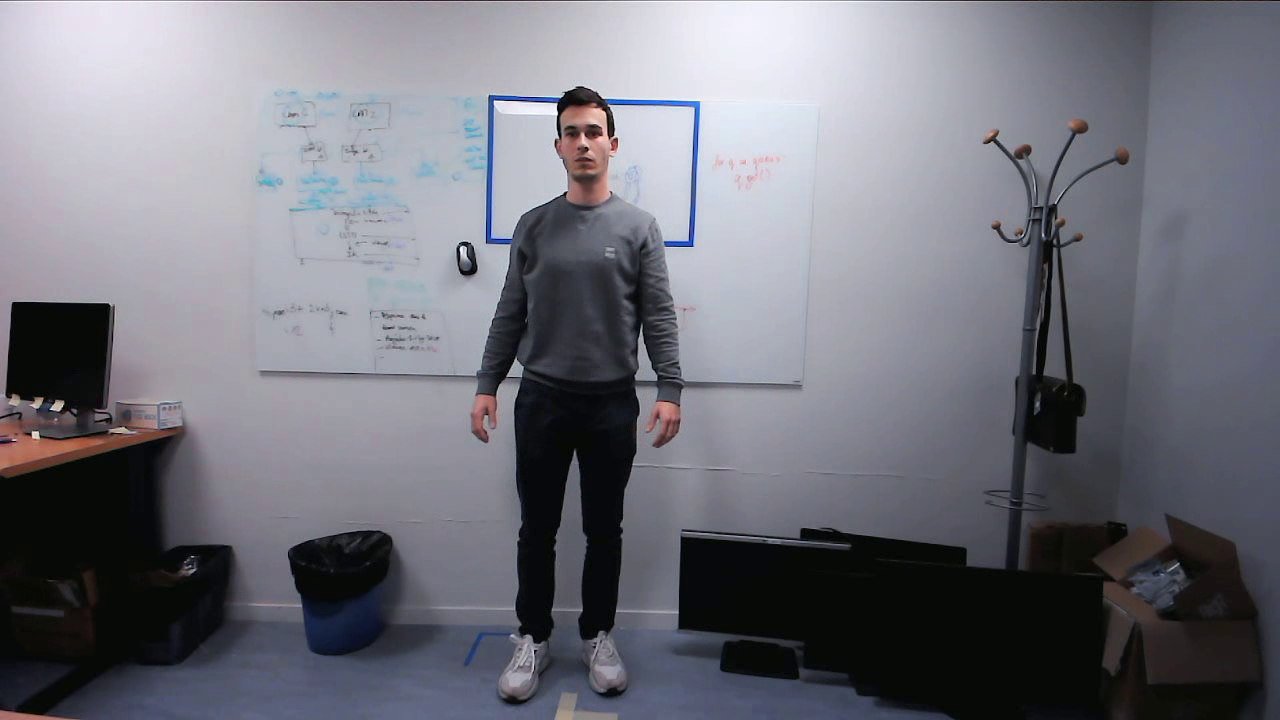
#> input picture frame 22 of tests/videos/camera_0.mp4, 1280 x 720 px
$ python read_video.py
#> lines starting #> are read from the running program, lines starting #| are printed output that depends on the picture
import cv2

# Paths to your two video files
video_path1 = '/root/workspace/ros_ws/src/rt-cosmik/output/test/camera_0.mp4'
video_path2 = '/root/workspace/ros_ws/src/rt-cosmik/output/test/camera_2.mp4'

# Open the video files
cap1 = cv2.VideoCapture(video_path1)
cap2 = cv2.VideoCapture(video_path2)

# Check if both videos are opened successfully
if not cap1.isOpened() or not cap2.isOpened():
    print("Error: Cannot open one of the video files.")
    exit()

print("Press any key to advance frame by frame, or 'q' to quit.")

while True:
    ret1, frame1 = cap1.read()
#> frame1 is the input picture: shape (720, 1280, 3); mean B, G, R 122.4, 113.8, 113.3
    ret2, frame2 = cap2.read()

    if not ret1 or not ret2:
        print("End of one of the videos.")
        break

    # Resize frames to the same height if needed
    if frame1.shape[0] != frame2.shape[0]:
        height = min(frame1.shape[0], frame2.shape[0])
        frame1 = cv2.resize(frame1, (int(frame1.shape[1] * height / frame1.shape[0]), height))
        frame2 = cv2.resize(frame2, (int(frame2.shape[1] * height / frame2.shape[0]), height))

    # Stack frames horizontally
    stacked = cv2.hconcat([frame1, frame2])
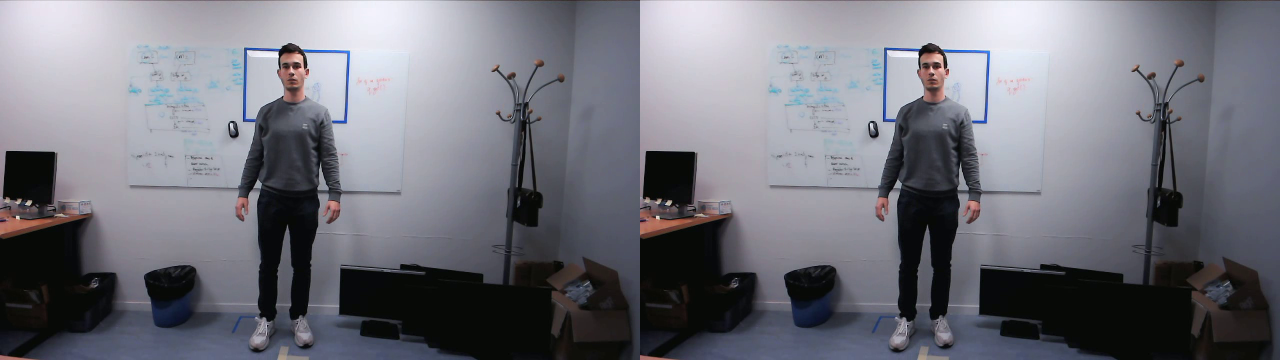
#> stacked: shape (720, 2560, 3) (shown at 1/2 size); mean B, G, R 122.4, 113.8, 113.3

    # Display the stacked frames
    cv2.imshow('Frame-by-Frame Viewer', frame1)
    cv2.imshow('Frame-by-Frame Viewer_', frame2)

    key = cv2.waitKey(0) & 0xFF  # Wait indefinitely for a key press
#> (key q is pressed here)
    if key == ord('q'):
        print("Quitting viewer.")
        break

# Release everything
cap1.release()
cap2.release()
cv2.destroyAllWindows()

$ run again, starting later in the video
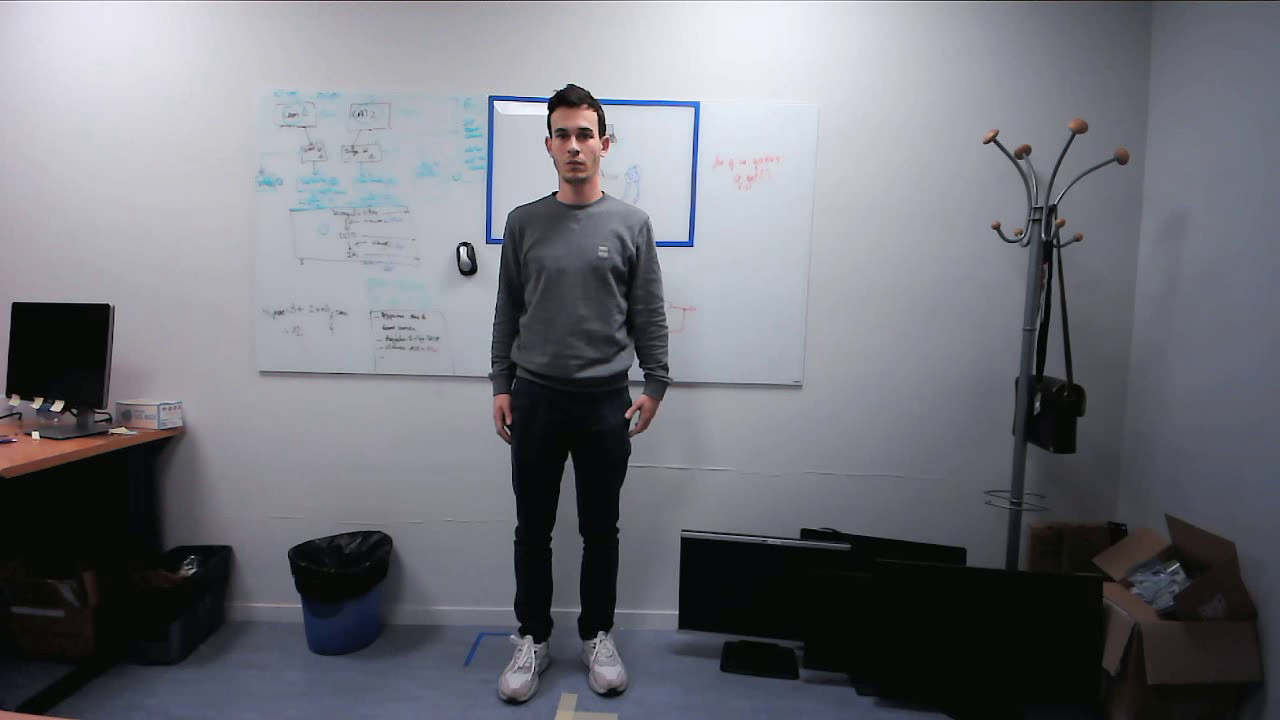
#> input picture frame 101 of tests/videos/camera_0.mp4, 1280 x 720 px
#> frame1 is the input picture: shape (720, 1280, 3); mean B, G, R 121.8, 114.1, 113.1
#> `stacked = cv2.hconcat([frame1, frame2])`:
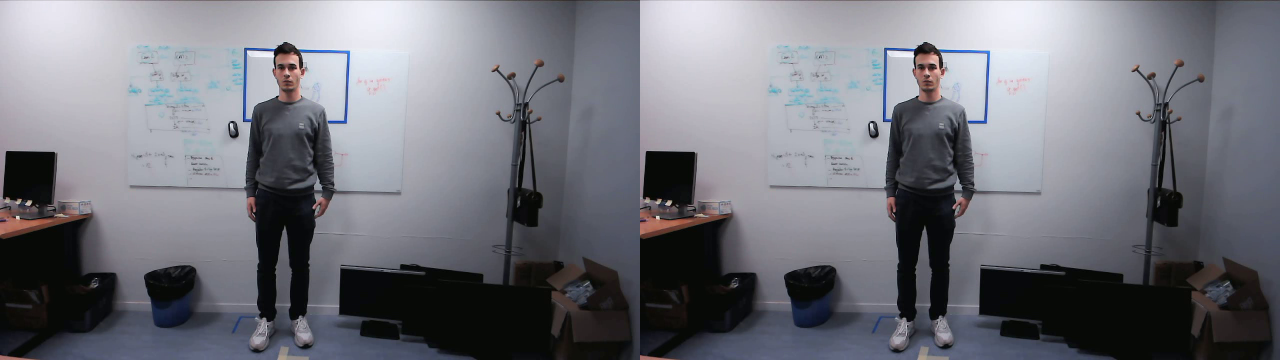
#> stacked: shape (720, 2560, 3) (shown at 1/2 size); mean B, G, R 121.8, 114.1, 113.1

$ run again, starting later in the video
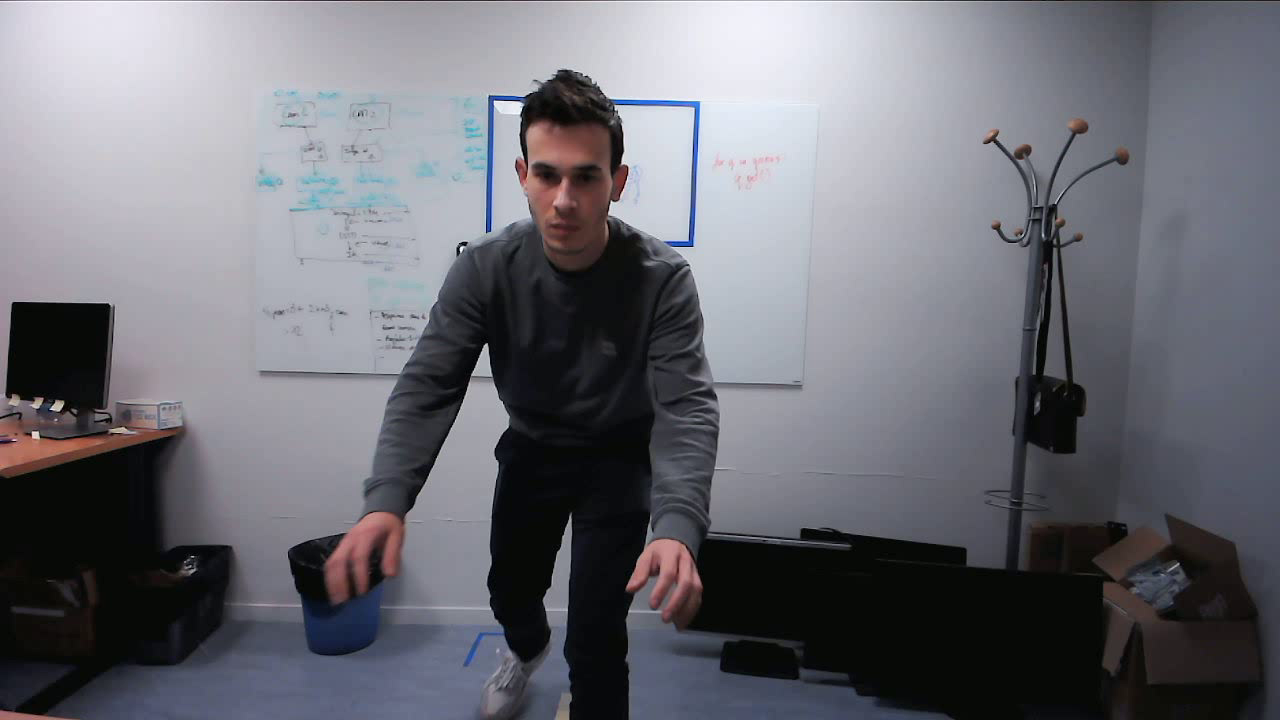
#> input picture frame 180 of tests/videos/camera_0.mp4, 1280 x 720 px
#> frame1 is the input picture: shape (720, 1280, 3); mean B, G, R 116.1, 108.8, 108.4
#> `stacked = cv2.hconcat([frame1, frame2])`:
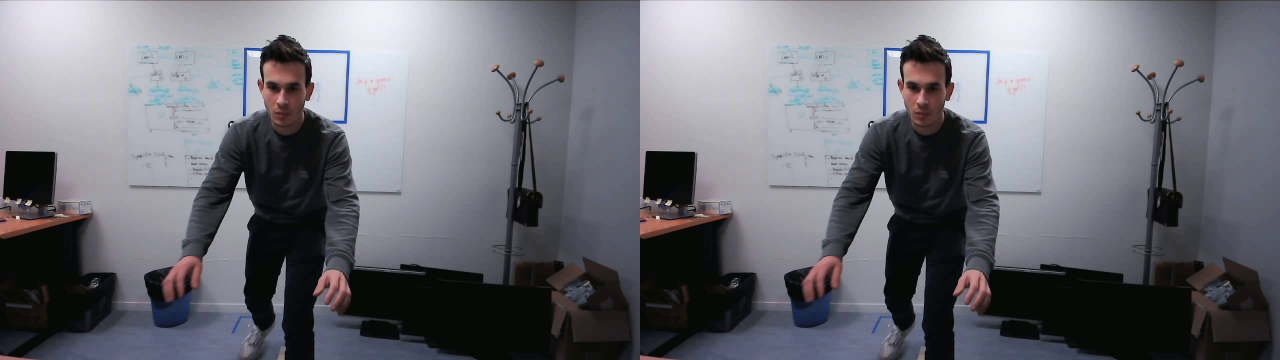
#> stacked: shape (720, 2560, 3) (shown at 1/2 size); mean B, G, R 116.1, 108.8, 108.4
